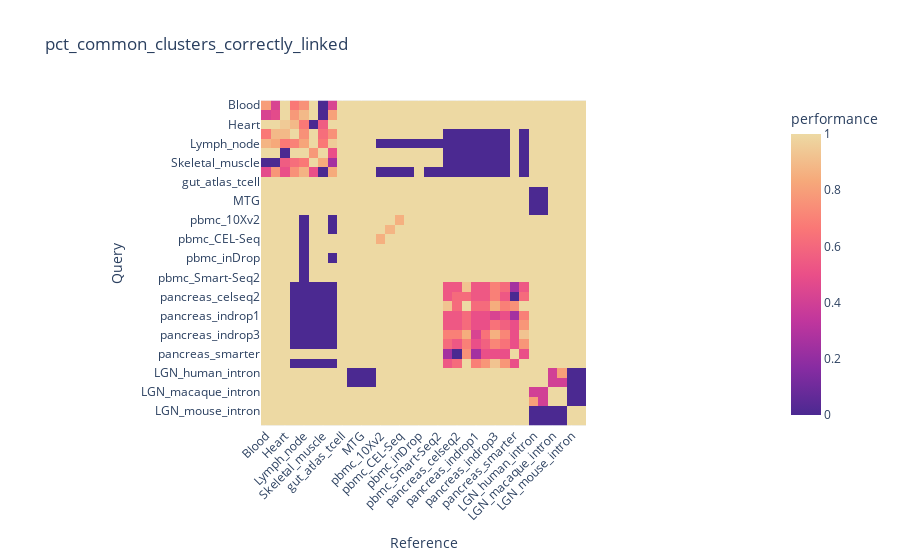

Notebook code for this chart:
### Code cell
display_performance(perfs, metric_name, metric)

### Figure 1 — Plotly figure (JSON) as saved in the notebook; plotly's stock layout.template omitted (floating-point values rounded to 4 significant figures; data arrays with more than 128 entries replaced by an {"elided": "..."} marker saying what was removed)
{"data": [{"coloraxis": "coloraxis", "hovertemplate": "Reference: %{x}<br>Query: %{y}<br>performance: %{z}<extra></extra>", "name": "0", "type": "heatmap", "x": ["Blood", "Bone_marrow", "Heart", "Lung", "Lymph_node", "Pancreas", "Skeletal_muscle", "Spleen", "gut_atlas_tcell", "ALM", "MTG", "VISp", "pbmc_10Xv2", "pbmc_10Xv3", "pbmc_CEL-Seq", "pbmc_Drop-Seq", "pbmc_inDrop", "pbmc_Seq-Well", "pbmc_Smart-Seq2", "pancreas_celseq", "pancreas_celseq2", "pancreas_fluidigmc1", "pancreas_indrop1", "pancreas_indrop2", "pancreas_indrop3", "pancreas_indrop4", "pancreas_smarter", "pancreas_smartseq2", "LGN_human_intron", "LGN_human_exon", "LGN_macaque_intron", "LGN_macaque_exon", "LGN_mouse_intron", "LGN_mouse_exon"], "xaxis": "x", "y": ["Blood", "Bone_marrow", "Heart", "Lung", "Lymph_node", "Pancreas", "Skeletal_muscle", "Spleen", "gut_atlas_tcell", "ALM", "MTG", "VISp", "pbmc_10Xv2", "pbmc_10Xv3", "pbmc_CEL-Seq", "pbmc_Drop-Seq", "pbmc_inDrop", "pbmc_Seq-Well", "pbmc_Smart-Seq2", "pancreas_celseq", "pancreas_celseq2", "pancreas_fluidigmc1", "pancreas_indrop1", "pancreas_indrop2", "pancreas_indrop3", "pancreas_indrop4", "pancreas_smarter", "pancreas_smartseq2", "LGN_human_intron", "LGN_human_exon", "LGN_macaque_intron", "LGN_macaque_exon", "LGN_mouse_intron", "LGN_mouse_exon"], "yaxis": "y", "z": {"elided": "34x34 float values"}}], "layout": {"coloraxis": {"colorbar": {"title": {"text": "performance"}}, "colorscale": [[0, "rgb(75, 41, 145)"], [0.1667, "rgb(135, 44, 162)"], [0.3333, "rgb(192, 54, 157)"], [0.5, "rgb(234, 79, 136)"], [0.6667, "rgb(250, 120, 118)"], [0.8333, "rgb(246, 169, 122)"], [1, "rgb(237, 217, 163)"]]}, "title": {"text": "pct_common_clusters_correctly_linked"}, "xaxis": {"anchor": "y", "constrain": "domain", "domain": [0, 1], "scaleanchor": "y", "tickangle": -45, "title": {"text": "Reference"}}, "yaxis": {"anchor": "x", "autorange": "reversed", "constrain": "domain", "domain": [0, 1], "title": {"text": "Query"}}}}
